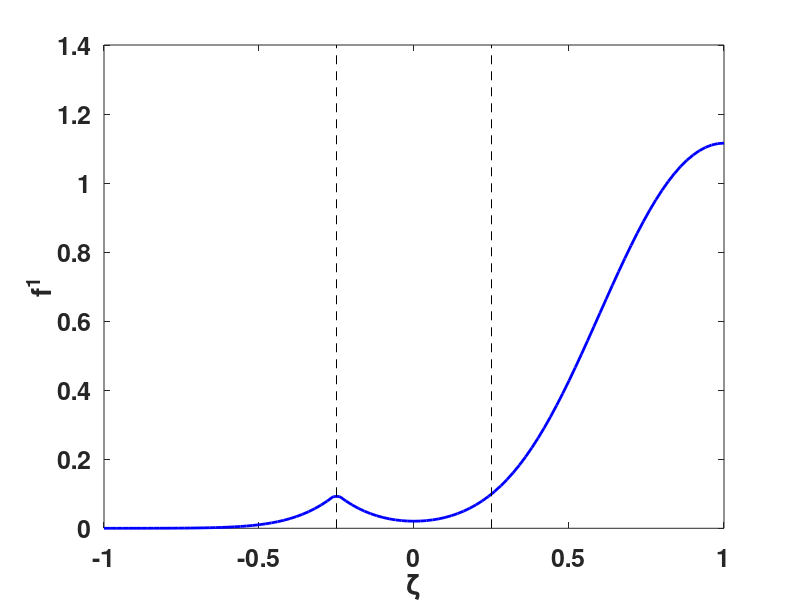

Recreate this plot in MATLAB.
% plot pitch angle distribution for NBI EP models
% KNBI=13

Z0 = 0.8;        %=ZZETA0
ZS = 0.25;       %varies with magnetic surface
DZ = sqrt(0.15); %=DZETA0

C1 = [1 1 1 1 0 0]; ZI1 = [Z0 2-Z0 -Z0 -2+Z0 0 0];
C2 = [1 1 1 1 0 0]; ZI2 = [Z0 2-Z0 -Z0 -2+Z0 0 0];
C3 = [1 1 0 0 1 1]; ZI3 = [Z0 2-Z0 -Z0 -2+Z0 -2*ZS+Z0 -2*ZS+2-Z0];


Z = linspace(-1,1,101); 
f = Z*0;
for k=1:length(Z)
    if Z(k)>=ZS & Z(k)<=1,   C=C1; ZI=ZI1; end
    if Z(k)>=-ZS & Z(k)<=ZS, C=C2; ZI=ZI2; end
    if Z(k)>=-1 & Z(k)<=-ZS, C=C3; ZI=ZI3; end

    for j=1:length(C)
        f2   = exp(-(Z(k)-ZI(j))^2/DZ^2)/(2*sqrt(pi)*DZ);
        f(k) = f(k) + C(j)*f2;
    end
end

hf=figure(1);
plot(Z,f,'b-','LineWidth',2), hold on
xlabel('\zeta','FontSize',18,'FontWeight','Bold')
ylabel('f^1','FontSize',18,'FontWeight','Bold')
ha=get(hf,'CurrentAxes'); set(ha,'FontSize',18,'FontWeight','Bold')
a=axis; 
plot([-ZS -ZS],[a(3) a(4)],'k--'), 
plot([ ZS  ZS],[a(3) a(4)],'k--'), 
